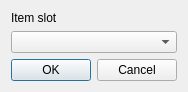
<?xml version="1.0" encoding="UTF-8"?>
<ui version="4.0">
 <class>ItemSlotDialog</class>
 <widget class="QDialog" name="ItemSlotDialog">
  <property name="geometry">
   <rect>
    <x>0</x>
    <y>0</y>
    <width>174</width>
    <height>86</height>
   </rect>
  </property>
  <property name="windowTitle">
   <string>Dialog</string>
  </property>
  <layout class="QVBoxLayout" name="verticalLayout">
   <item>
    <widget class="QLabel" name="label">
     <property name="text">
      <string>Item slot</string>
     </property>
    </widget>
   </item>
   <item>
    <widget class="QComboBox" name="fSlot"/>
   </item>
   <item>
    <widget class="QDialogButtonBox" name="buttonBox">
     <property name="orientation">
      <enum>Qt::Horizontal</enum>
     </property>
     <property name="standardButtons">
      <set>QDialogButtonBox::Cancel|QDialogButtonBox::Ok</set>
     </property>
    </widget>
   </item>
  </layout>
 </widget>
 <resources/>
 <connections>
  <connection>
   <sender>buttonBox</sender>
   <signal>accepted()</signal>
   <receiver>ItemSlotDialog</receiver>
   <slot>accept()</slot>
   <hints>
    <hint type="sourcelabel">
     <x>248</x>
     <y>254</y>
    </hint>
    <hint type="destinationlabel">
     <x>157</x>
     <y>274</y>
    </hint>
   </hints>
  </connection>
  <connection>
   <sender>buttonBox</sender>
   <signal>rejected()</signal>
   <receiver>ItemSlotDialog</receiver>
   <slot>reject()</slot>
   <hints>
    <hint type="sourcelabel">
     <x>316</x>
     <y>260</y>
    </hint>
    <hint type="destinationlabel">
     <x>286</x>
     <y>274</y>
    </hint>
   </hints>
  </connection>
 </connections>
</ui>
